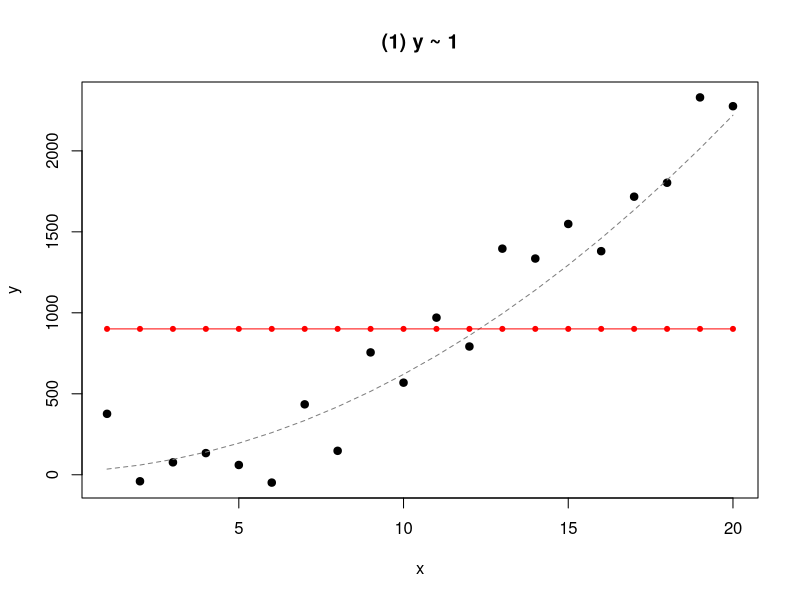
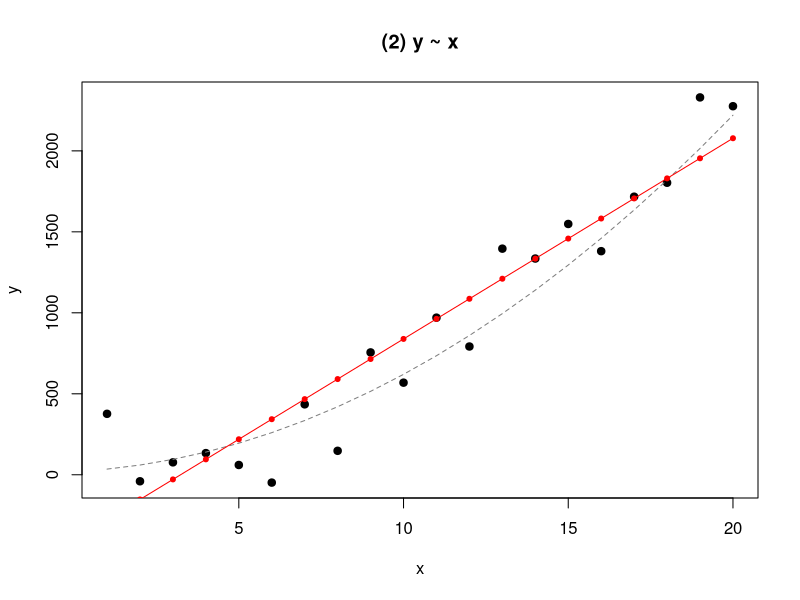
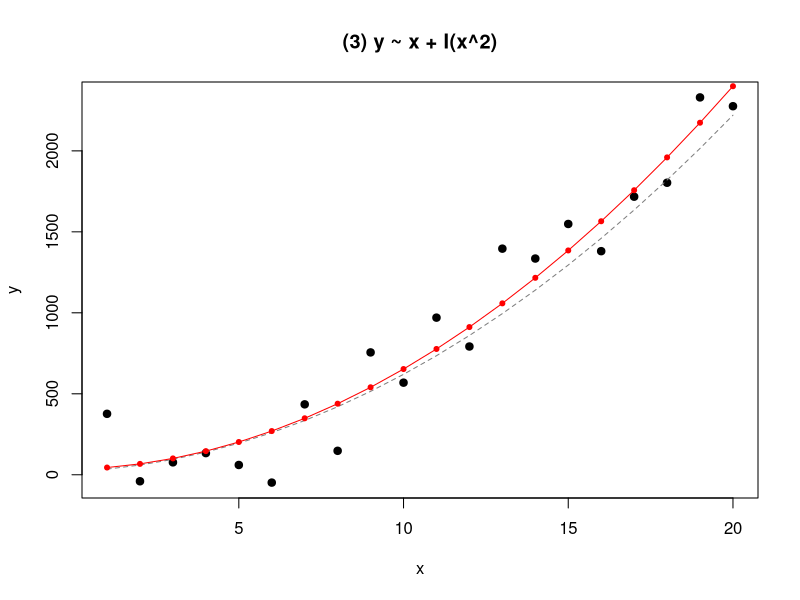
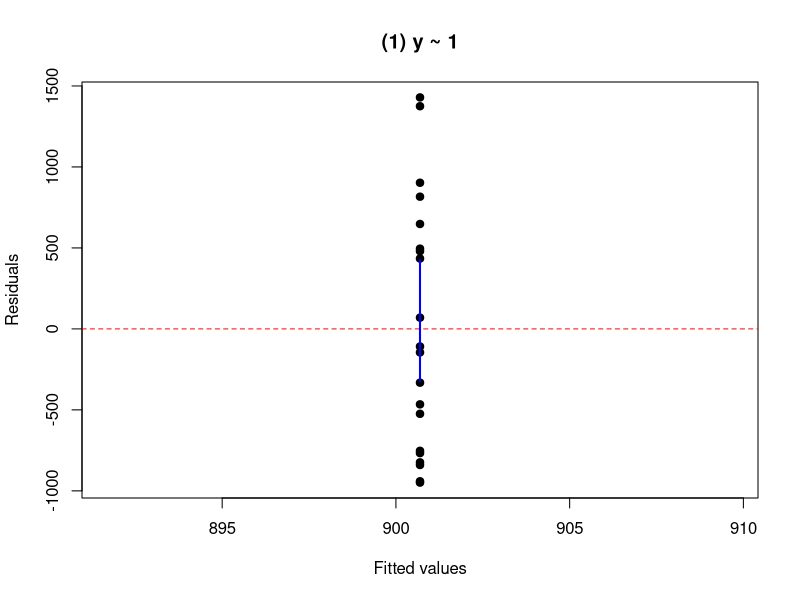
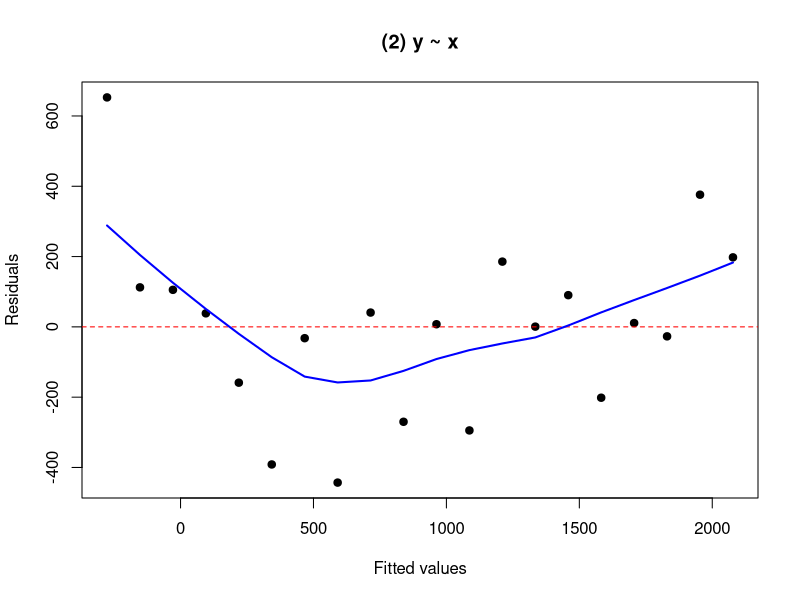
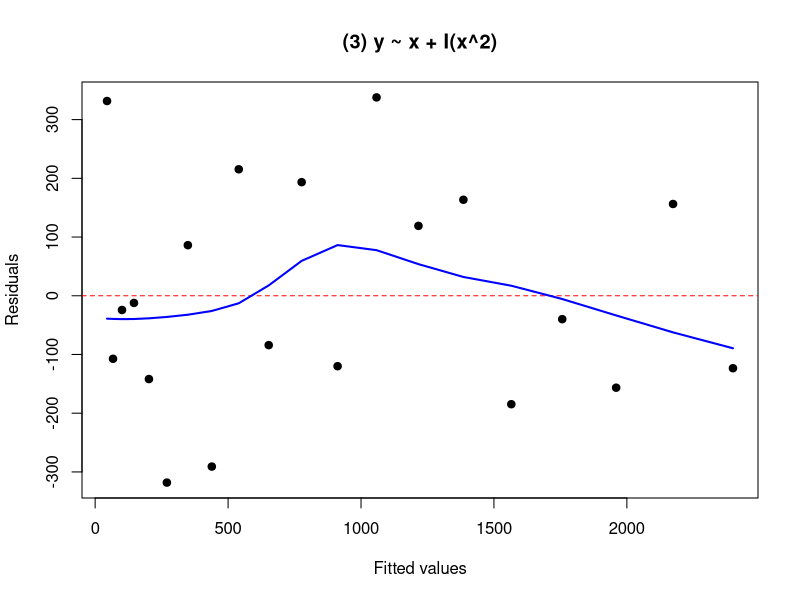

Generate these figures, in order, with R:
## ---- chunk 1
knitr::opts_chunk$set(echo = TRUE)
## ---- chunk 2

#Starting with default variables to assess association between x and y
#General f(x) = 20 + 10*x + 5x^2 to test with models.
# + noise = rnorm(100, 0, 1.5)
x=1:20 
y = 20+10*1:20+5*(1:20)^2+rnorm(20,0,200)
dfr <- data.frame(x , y)

fx <-  20 + 10*x + 5*x^2  # function without noise
fxn <- 20+10*1:20+5*(1:20)^2+rnorm(20,0,200) # function + noise



#model 1; m1 :  intercept only (y~1) ; 

m1 <-  lm( y~1 , data = dfr)
summary(m1)
#model 2; m2 : intercept and slope (y~x)

m2 <- lm(y~x , data = dfr)
summary(m2)
#model 3, m3 = intercept, slope, and curvature,quadratic term x^2 #(y~x+I(x^2)).

m3 <- lm( y~x + I(x^2) , data = dfr)
summary(m3)

#----predicting observed values
m1.obs <- predict(m1)
m2.obs <- predict(m1)
m3.obs <- predict(m1)

#---- obtaining residuals values

m1.resid <- resid(m1)
m2.resid <- resid(m2)
m3.resid <- resid(m3)

# plotting observed and fitted + residuals

for (i in 1:3) {
  lms <- list(m1, m2, m3)[[i]]          # model i
  plot(dfr$x, dfr$y, pch = 19,
       xlab = "x", ylab = "y",
       main = c("(1) y ~ 1", "(2) y ~ x", "(3) y ~ x + I(x^2)")[i])
  lines(dfr$x, fx, lty = 2, col = "grey50")        # truth
  points(dfr$x, predict(lms), col = "red", pch = 20) # fitted pts
  lines(dfr$x, predict(lms), col = "red")            # fitted shape
}



for (i in 1:3) {
  lms<- list(m1, m2, m3)[[i]]
  plot(fitted(lms), resid(lms), pch = 19,
       xlab = "Fitted values", ylab = "Residuals",
       main = c("(1) y ~ 1", "(2) y ~ x", "(3) y ~ x + I(x^2)")[i])
  abline(h = 0, lty = 2, col = "red")
  lines(lowess(fitted(lms), resid(lms)), col = "blue", lwd = 2)
}


## ---- chunk 3
